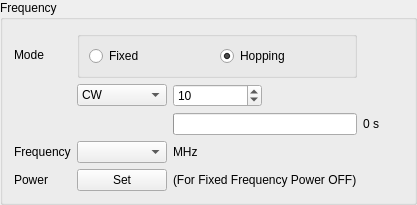
          <widget class="QGroupBox" name="groupBox_7">
           <property name="minimumSize">
            <size>
             <width>0</width>
             <height>0</height>
            </size>
           </property>
           <property name="title">
            <string>Frequency</string>
           </property>
           <layout class="QGridLayout" name="gridLayout_14">
            <item row="0" column="0">
             <widget class="QLabel" name="label_34">
              <property name="text">
               <string>Mode</string>
              </property>
             </widget>
            </item>
            <item row="3" column="0">
             <widget class="QLabel" name="label_30">
              <property name="text">
               <string>Frequency</string>
              </property>
             </widget>
            </item>
            <item row="3" column="1">
             <widget class="QComboBox" name="setFrequencyBox"/>
            </item>
            <item row="1" column="1">
             <widget class="QComboBox" name="modulationBox">
              <item>
               <property name="text">
                <string>CW</string>
               </property>
              </item>
              <item>
               <property name="text">
                <string>Modulation</string>
               </property>
              </item>
              <item>
               <property name="text">
                <string>Pulse</string>
               </property>
              </item>
             </widget>
            </item>
            <item row="4" column="1">
             <widget class="QPushButton" name="fixedPowerOffButton">
              <property name="text">
               <string>Set</string>
              </property>
             </widget>
            </item>
            <item row="4" column="0">
             <widget class="QLabel" name="label_35">
              <property name="text">
               <string>Power</string>
              </property>
             </widget>
            </item>
            <item row="0" column="3">
             <spacer name="horizontalSpacer_8">
              <property name="orientation">
               <enum>Qt::Horizontal</enum>
              </property>
              <property name="sizeHint" stdset="0">
               <size>
                <width>40</width>
                <height>20</height>
               </size>
              </property>
             </spacer>
            </item>
            <item row="3" column="2">
             <widget class="QLabel" name="label_32">
              <property name="text">
               <string>MHz</string>
              </property>
             </widget>
            </item>
            <item row="1" column="2">
             <layout class="QHBoxLayout" name="horizontalLayout_6">
              <item>
               <layout class="QHBoxLayout" name="horizontalLayout_7">
                <item>
                 <widget class="QSpinBox" name="transPatternTimeBox">
                  <property name="maximum">
                   <number>10000</number>
                  </property>
                  <property name="value">
                   <number>10</number>
                  </property>
                 </widget>
                </item>
                <item>
                 <widget class="QLabel" name="label_37">
                  <property name="text">
                   <string/>
                  </property>
                 </widget>
                </item>
               </layout>
              </item>
             </layout>
            </item>
            <item row="4" column="2">
             <widget class="QLabel" name="label_36">
              <property name="text">
               <string>(For Fixed Frequency Power OFF)</string>
              </property>
             </widget>
            </item>
            <item row="2" column="2">
             <widget class="QProgressBar" name="transPatternProgressBar">
              <property name="value">
               <number>0</number>
              </property>
              <property name="textVisible">
               <bool>false</bool>
              </property>
              <property name="format">
               <string>%v ms</string>
              </property>
             </widget>
            </item>
            <item row="2" column="3">
             <widget class="QLabel" name="transPatternProgressLabel">
              <property name="text">
               <string>0 s</string>
              </property>
             </widget>
            </item>
            <item row="0" column="1" colspan="2">
             <widget class="QGroupBox" name="groupBox_8">
              <property name="title">
               <string/>
              </property>
              <layout class="QHBoxLayout" name="horizontalLayout_9">
               <item>
                <widget class="QRadioButton" name="freqFixedButton">
                 <property name="text">
                  <string>Fixed</string>
                 </property>
                 <property name="checked">
                  <bool>false</bool>
                 </property>
                </widget>
               </item>
               <item>
                <widget class="QRadioButton" name="freqHoppingButton">
                 <property name="text">
                  <string>Hopping</string>
                 </property>
                 <property name="checked">
                  <bool>true</bool>
                 </property>
                </widget>
               </item>
              </layout>
             </widget>
            </item>
           </layout>
          </widget>
